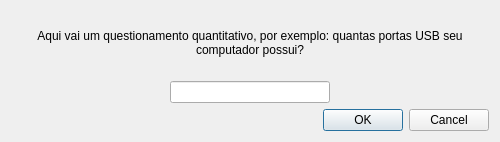
<?xml version="1.0" encoding="UTF-8"?>
<ui version="4.0">
 <class>LDC_InputDialog</class>
 <widget class="QDialog" name="LDC_InputDialog">
  <property name="geometry">
   <rect>
    <x>0</x>
    <y>0</y>
    <width>500</width>
    <height>142</height>
   </rect>
  </property>
  <property name="sizePolicy">
   <sizepolicy hsizetype="Preferred" vsizetype="Expanding">
    <horstretch>0</horstretch>
    <verstretch>0</verstretch>
   </sizepolicy>
  </property>
  <property name="maximumSize">
   <size>
    <width>500</width>
    <height>16777215</height>
   </size>
  </property>
  <property name="windowTitle">
   <string>Librix Diagnostics Center</string>
  </property>
  <layout class="QVBoxLayout" name="verticalLayout">
   <item>
    <widget class="QLabel" name="message">
     <property name="text">
      <string>Aqui vai um questionamento quantitativo, por exemplo: quantas portas USB seu computador possui?</string>
     </property>
     <property name="scaledContents">
      <bool>true</bool>
     </property>
     <property name="alignment">
      <set>Qt::AlignCenter</set>
     </property>
     <property name="wordWrap">
      <bool>true</bool>
     </property>
     <property name="margin">
      <number>10</number>
     </property>
    </widget>
   </item>
   <item>
    <layout class="QHBoxLayout" name="horizontalLayout">
     <item>
      <spacer name="horizontalSpacer">
       <property name="orientation">
        <enum>Qt::Horizontal</enum>
       </property>
       <property name="sizeHint" stdset="0">
        <size>
         <width>40</width>
         <height>20</height>
        </size>
       </property>
      </spacer>
     </item>
     <item>
      <widget class="QLineEdit" name="inputBox"/>
     </item>
     <item>
      <spacer name="horizontalSpacer_2">
       <property name="orientation">
        <enum>Qt::Horizontal</enum>
       </property>
       <property name="sizeHint" stdset="0">
        <size>
         <width>40</width>
         <height>20</height>
        </size>
       </property>
      </spacer>
     </item>
    </layout>
   </item>
   <item>
    <widget class="QDialogButtonBox" name="buttonBox">
     <property name="orientation">
      <enum>Qt::Horizontal</enum>
     </property>
     <property name="standardButtons">
      <set>QDialogButtonBox::Cancel|QDialogButtonBox::Ok</set>
     </property>
     <property name="centerButtons">
      <bool>false</bool>
     </property>
    </widget>
   </item>
  </layout>
 </widget>
 <resources/>
 <connections>
  <connection>
   <sender>buttonBox</sender>
   <signal>accepted()</signal>
   <receiver>LDC_InputDialog</receiver>
   <slot>accept()</slot>
   <hints>
    <hint type="sourcelabel">
     <x>248</x>
     <y>254</y>
    </hint>
    <hint type="destinationlabel">
     <x>157</x>
     <y>274</y>
    </hint>
   </hints>
  </connection>
  <connection>
   <sender>buttonBox</sender>
   <signal>rejected()</signal>
   <receiver>LDC_InputDialog</receiver>
   <slot>reject()</slot>
   <hints>
    <hint type="sourcelabel">
     <x>316</x>
     <y>260</y>
    </hint>
    <hint type="destinationlabel">
     <x>286</x>
     <y>274</y>
    </hint>
   </hints>
  </connection>
 </connections>
</ui>
